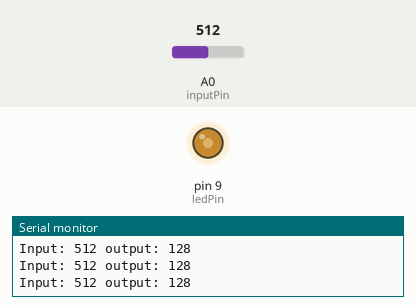
A sketch run on a simulated Arduino Uno, built with avr-gcc and run on an emulated ATmega328P. Shown: output pins drawn as LEDs (lit = HIGH), the last lines printed to the serial monitor. Inputs (shaded band) come from the test bench; at power-on: A0 (inputPin) = 512.

Above: at 1.2 s.
1.3 s: A0 (inputPin) set to 105
At 2.5 s:
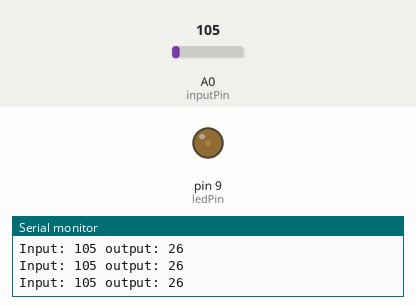
2.8 s: A0 (inputPin) set to 92
At 4.2 s:
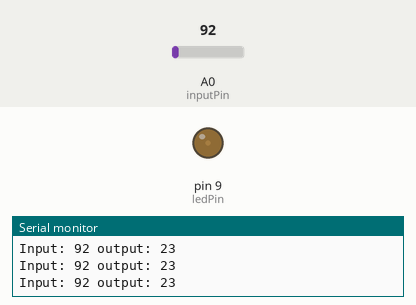
5.8 s: A0 (inputPin) set to 716
At 6.5 s:
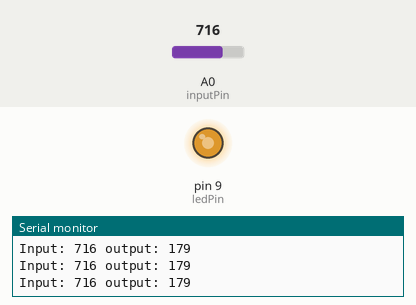
7.3 s: A0 (inputPin) set to 983
At 8.4 s:
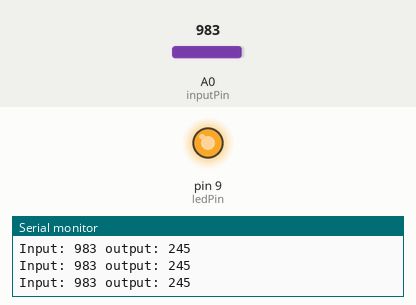
8.8 s: A0 (inputPin) set to 1009
At 9.5 s:
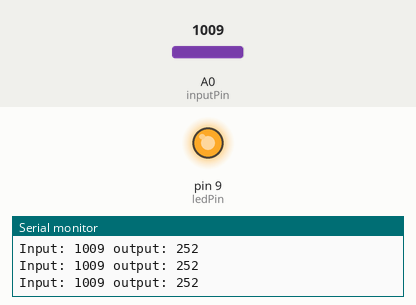
11.8 s: A0 (inputPin) set to 0
At 12.4 s:
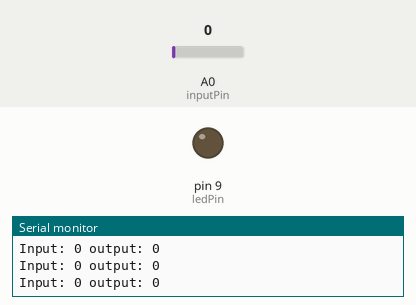
Timing chart, 0 to 14.3 s (numbered marks = the images above; inputs shaded):
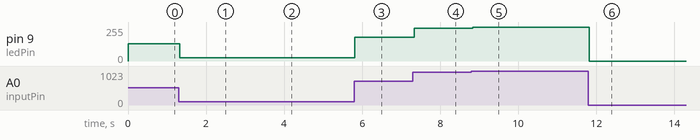

The sketch:

potentiometer-led.ino
```cpp
int const inputPin = 0;
int const ledPin = 9;
int value = 0;
int output = 0;

void setup() {
  pinMode(inputPin, INPUT);
  Serial.begin(9600);
}

void loop() {
  value = analogRead(inputPin);
  Serial.print("Input: ");
  Serial.print(value);
  output = value / 4;
  Serial.print(" output: ");
  Serial.println(output);
  analogWrite(ledPin, output);
  delay(15);
}
```

Measured:
- after the input at 1.3 s, pin 9 (ledPin): 128/255 → 26/255 at once
- after the input at 2.8 s, pin 9 (ledPin): 26/255 → 23/255 at once
- after the input at 5.8 s, pin 9 (ledPin): 23/255 → 179/255 at once
- after the input at 7.3 s, pin 9 (ledPin): 179/255 → 245/255 at once
- after the input at 8.8 s, pin 9 (ledPin): 245/255 → 252/255 at once
- after the input at 11.8 s, pin 9 (ledPin): 252/255 → 0/255 at once
